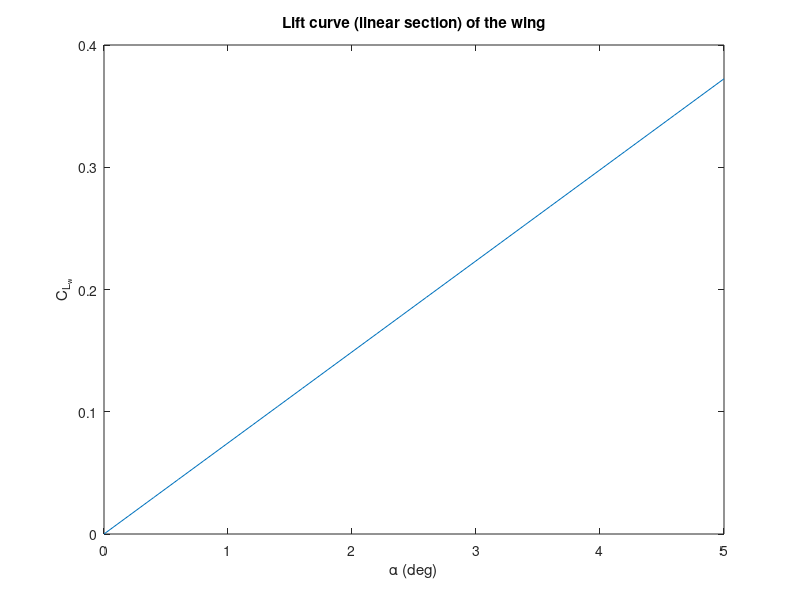
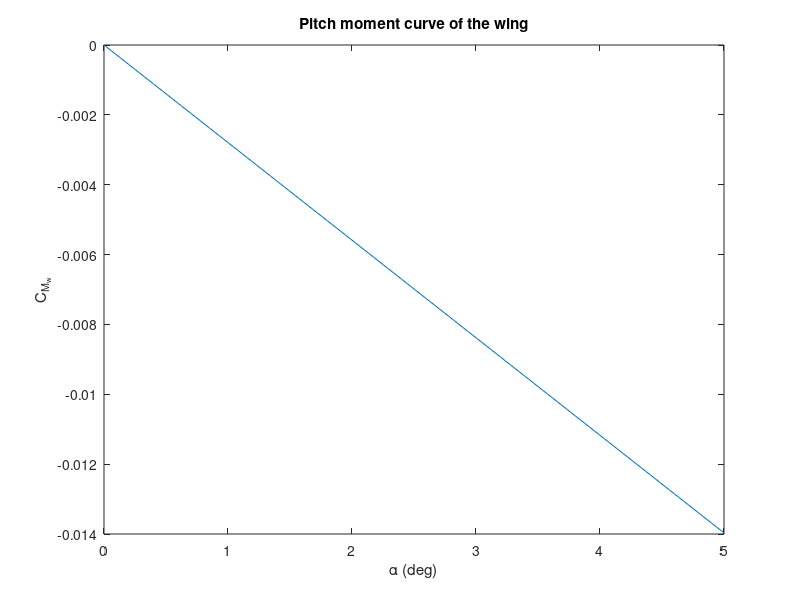
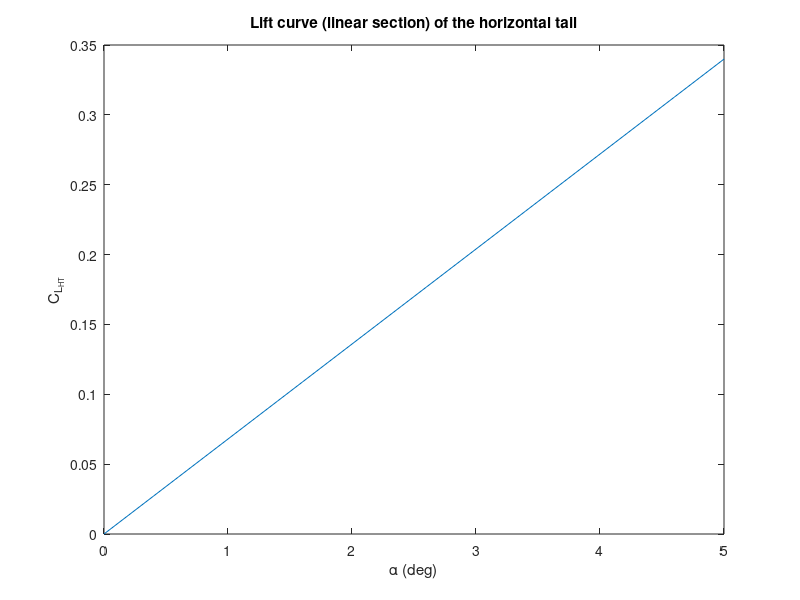
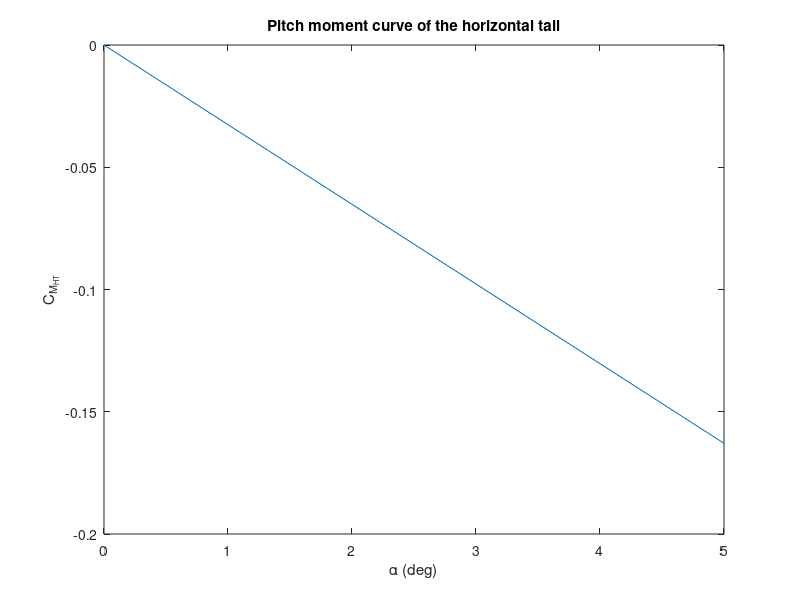

Recreate these plots in MATLAB, in order.
%%%% BALSA WOOD GLIDER CALCULATIONS %%%%
%%%% Design limits:
% Max wingspan: 500 mm 
% Max fuselage length: 500 mm
% Max chord length = 100 mm
% Fuselage building material available: 5 x 15 x 1000 mm
% Lifting surfaces building material available: 2.5 x 100 x 1000 mm
close all; clc; clear

%% Constants and design parameters
Cl_alpha = 0.11 * 180 / pi; % Sectional lift curve slope of flat plate [rad^-1]
eps_slope = 0.1;            % (\partial \varepsilon) / (\partial \alpha)
etaHT = 1;                 % Tail effectiveness: eta_HT = qt/q

alpha = 0:0.2:5;            % Range of angles of attack calculated [deg]

m_f = 10.4*1e-3;                     % Mass of entire fuselage [kg]
rho_balsa = m_f/(1*5e-3*15e-3)       % Density of the balsa [kg/m^3]

%% Initial reference surface estimation
% Assume the glider has the highest values for fuselage length and
% wingspan. Rectangular planform shape:

b = 400;            % Wingspan [mm]
AR = 5;             % Aspect ratio [-]; should be between 4.5 and 7.5
c = b/AR;           % Mean chord [mm]
S = b^2/AR;         % Wing area (reference area)

xf = 420;           % Dim. of fuselage x (length)
yf = 15;            % y
zf = 5;             % z

xt = 40;            % Dim. of tail x (chord)
yt = 100;           % y 
zt = 2.5;           % z

xw = 100;           % Dim. of wingspan x
yw = b;             % y
zw = zt;            % z
    
V_t = xt*yt*zt;     % Tail volume
V_w = xw*yw*zw;     % Wing volume
V_f = xf*yf*zf;     % Fuselage volume

% Centroid calculations
xLE_w = 120;        % Position of wing LE from nose      
xj_w = 50;          % Position of wing centroid with reference to wing LE
xLE_t = 420-80;        % Position of tail LE from nose  
xj_t = 20;          % Position of tail centroid with reference to tail LE
xLE_VT = 420-80;       % Position of vertical tail LE from nose 
xj_VT = 20;         % Poistion of vertical tail centroid with reference to vertical tail LE

xi_t = xLE_t + xj_t;    % Position of wing centroid with reference to nose
xi_w = xLE_w + xj_w;    % Position of tail centroid with reference to nose
xi_VT = xLE_VT + xj_VT; % Position of vertical tail centroid with reference to nose
xi_f = xf/2;            % Position of fuselage centroid

x_cg_w = 50;            % Centre of gravity of the wing

%% Initial estimations for horizontal and vertical tail
S_H = 0.2 * S;          % Horizontal tail area
S_T = 0.5 * S_H;        % Vertical tail planform area
bt = S_H/xt;            % Span of the tail
ARt = bt^2/S_H;

Vol_w = S * 2.5;        % Wing volume
Vol_HT = S_H * 2.5;     % Horizontal tail volume
Vol_VT = S_T * 2.5;     % Vertical tail volume

% Mass addition
M = 0.005;                  % Added mass [kg]
rho_B = 120;                % Density of balsa wood [kg * m^-3]
Vol_M = M/rho_B * 10^9;     % Equivalent balsa wood volume of the added mass [mm^3]
xi_M = 10;                  % Position of the added mass with reference to the nose
x_M = xi_M - xLE_w;         % Position of the added mass with reference to wing LE


x_cg = (xi_w*Vol_w + xi_t * Vol_HT + xi_f * V_f + xi_VT * Vol_VT + x_M * Vol_M)/...
       (Vol_HT + Vol_w + V_f + Vol_VT + Vol_M);    % Centre of Mass with respect to nose
x_cg_bar = x_cg / c;    % Dimensionless centre of mass with respect to nose                 

% Centre of mass with respect to wing LE
x_cg_2 = x_cg - xLE_w;
x_cg_2_bar = x_cg_2/c;

%% Calculation of wing lift coefficient of lifting surfaces
CL_alpha_w = Cl_alpha * AR / (2+sqrt(AR^2 + 4));                  % Lift curve slope of wing eq(9-73)
CL_alpha_t = Cl_alpha * ARt / (2+sqrt(ARt^2 + 4));                % Lift curve slope of tail eq(9-73)

%% Wing Contribution
% Equations (24-67), (24-71)
x_ac_w = c/4;                                           % Aerodynamic centre of the wing
x_ac_w_bar = 1/4;                                       % Dimensionless aerodynamic centre of the wing

CL0_w = 0;                                              % Zero lift coefficient of the wing (symmetrical)
CMac_w = 0;                                             % Moment coefficient of the wing about its AC (symmetrical wing)

CM0_w = CMac_w + CL0_w * (x_cg_2_bar - x_ac_w_bar);     % Residual pitch moment coefficient of the wing (symmetrical)
CMalpha_w = CL_alpha_w * (x_cg_2_bar - x_ac_w_bar);       % Longitudinal Stability derivative of the wing (- for stability)

% CL_w plot (linear part)
CL_w = CL0_w + CL_alpha_w * deg2rad(alpha);
figure(1)
plot(alpha, CL_w);
xlabel('\alpha (deg)')
ylabel('C_{L_w}')
title('Lift curve (linear section) of the wing')

% CM_w plot
CM_w = CM0_w + CMalpha_w * deg2rad(alpha);
figure(2)
plot(alpha, CM_w);
xlabel('\alpha (deg)')
ylabel('C_{M_w}')
title('Pitch moment curve of the wing')

%% Horizontal Tail Contribution
% Equations (24-68) and (24-73)
x_ac_HT = xt/4 + xLE_t - xLE_w;                         % Aerodynamic centre of the tail
x_ac_HT_bar = x_ac_HT / c;

CL0_HT = 0;                                             % Zero lift coefficient of the wing (symmetrical)
CMac_HT = 0;                                            % Moment coefficient of the wing about its AC (symmetrical wing)   

l_HT_bar = (x_ac_HT - x_cg_2)/c;                        % Distance from CG to AC_HT

CM0_HT = CMac_HT + CL0_HT * (l_HT_bar);                 % Residual pitch moment coefficient of the HT (symmetrical)

VHT = S_H*l_HT_bar/S;                                   % Horizontal tail volume
CMalpha_HT = -etaHT * VHT * CL_alpha_t * (1-eps_slope);   % Longitudinal Stability derivative of the HT (- for stability)

% CL_HT plot (linear part)
CL_HT = CL0_HT + CL_alpha_t * deg2rad(alpha);
figure(3)
plot(alpha, CL_HT);
xlabel('\alpha (deg)')
ylabel('C_{L_{HT}}')
title('Lift curve (linear section) of the horizontal tail')

% CM_HT plot
CM_HT = CM0_HT + CMalpha_HT * deg2rad(alpha);
figure(4)
plot(alpha, CM_HT);
xlabel('\alpha (deg)')
ylabel('C_{M_{HT}}')
title('Pitch moment curve of the horizontal tail')

%% Stick-fixed longitudinal stability
i_w = 0;                                            % Wing incidence angle
i_t = deg2rad(-0.5);                                            % Tail incidence angle

% Aerodynamic centre of glider CHECK THE ORIGIN OF THIS!
x_ac_bar = (x_ac_w_bar + CL_alpha_t/CL_alpha_w * etaHT * S_H/S * x_ac_HT_bar * (1-eps_slope))/...
            (1+CL_alpha_t/CL_alpha_w * etaHT * S_H/S * (1-eps_slope)); 

dfus = 2*sqrt((yf/2)^2 + (zf/2)^2);                 % "Diameter" of the fuselage
K_WB = 1 + 0.025 * (dfus/b) - 0.25 * (dfus/b)^2;    % Fuselage correction factor                 

CL0 = CL0_w + etaHT * S_H/S * CL0_HT;                                                   % Zero lift coefficient of glider
CLalpha = K_WB * CL_alpha_w + etaHT * S_H/S * CL_alpha_t * (1-eps_slope);                   % Slope of lift curve of glider
CM0 = CM0_w + etaHT * VHT * CL_alpha_t * (i_w - i_t);                                     % Residual moment coefficient of glider
CMalpha = CL_alpha_w * (x_cg_2_bar - x_ac_bar) - etaHT * VHT * CL_alpha_t * (1-eps_slope);   % Longitudinal stability of glider
CMalpha_true = CMalpha * pi/180

% CL_TOT plot (linear part)
CL = CL0 + CLalpha * deg2rad(alpha);
figure(5)
plot(alpha, CL);
xlabel('\alpha (deg)')
ylabel('C_{L}')
title('Lift curve (linear section) of the glider')

% CM_TOT plot
CM = CM0 + CMalpha * deg2rad(alpha);
figure(6)
plot(alpha, CM);
xlabel('\alpha (deg)')
ylabel('C_{M}')
title('Pitch moment curve of the glider')

   
            
SM = x_ac_bar - x_cg_2_bar           % Static margin
SM_2 = -CMalpha/CLalpha
